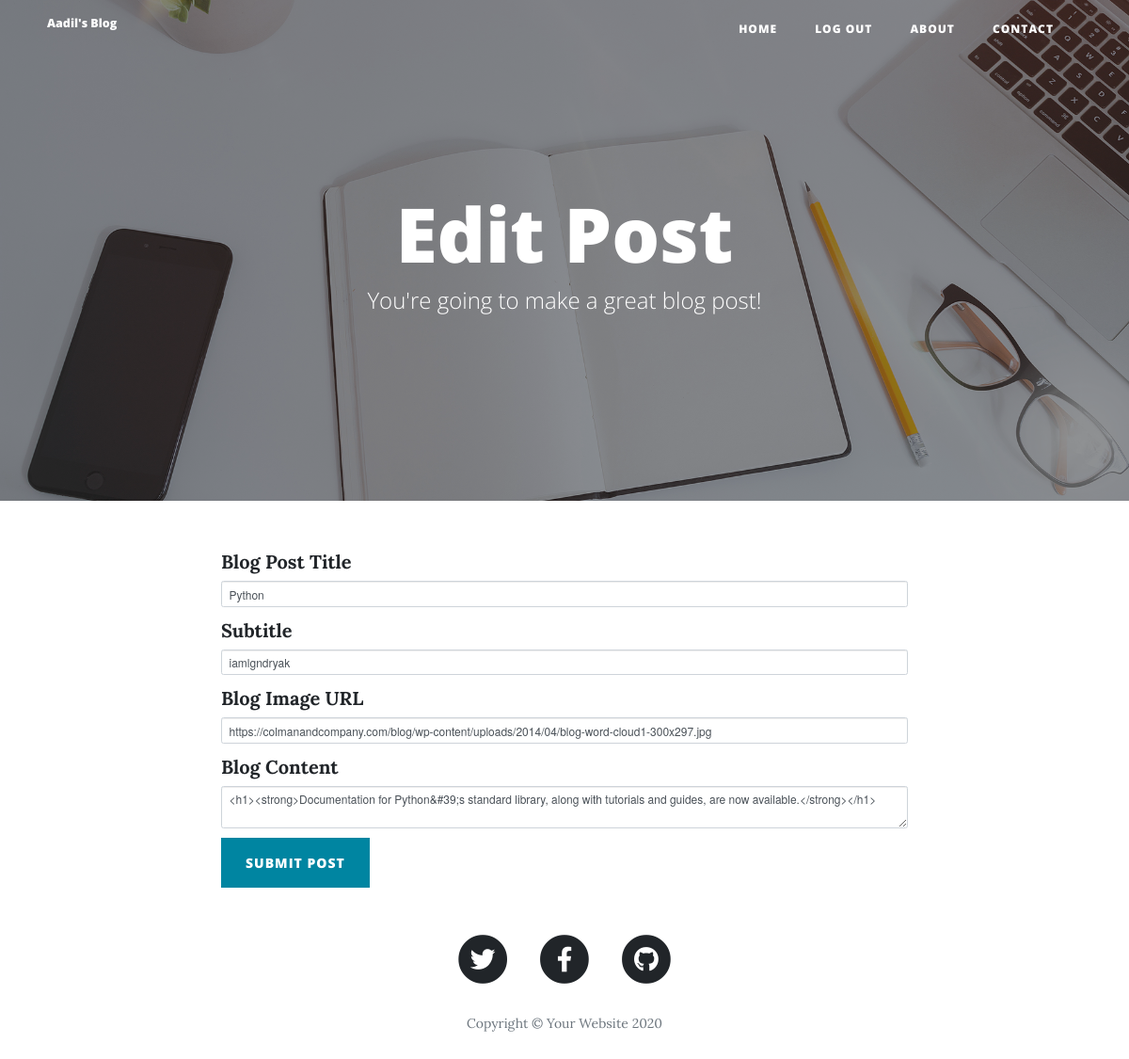
The app's page /edit-post/1 (signed in) with its own data.
### main.py (models this page shows)
class BlogPost(db.Model):
    __tablename__ = "blog_posts"
    id = db.Column(db.Integer, primary_key=True)
    author_id = db.Column(db.Integer, db.ForeignKey("users.id"))
    author = relationship("User", back_populates="posts")
    title = db.Column(db.String(250), unique=True, nullable=False)
    subtitle = db.Column(db.String(250), nullable=False)
    date = db.Column(db.String(250), nullable=False)
    body = db.Column(db.Text, nullable=False)
    img_url = db.Column(db.String(250), nullable=False)
    comments = relationship("Comment", back_populates="parent_post")

### main.py (the view, shortened to what this page needs)
@app.route("/edit-post/<int:post_id>", methods=["GET", "POST"])
@admin_only
def edit_post(post_id):
    post = BlogPost.query.get(post_id)
    edit_form = CreatePostForm(
        title=post.title,
        subtitle=post.subtitle,
        img_url=post.img_url,
        author=current_user,
        body=post.body
    )
    return render_template("make-post.html", form=edit_form, is_edit=True, current_user=current_user)

### forms.py
class CreatePostForm(FlaskForm):
    title = StringField("Blog Post Title", validators=[DataRequired()])
    subtitle = StringField("Subtitle", validators=[DataRequired()])
    img_url = StringField("Blog Image URL", validators=[DataRequired(), URL()])
    body = CKEditorField("Blog Content", validators=[DataRequired()])
    submit = SubmitField("Submit Post")

### main.py (called while the page is built)
@login_manager.user_loader
def load_user(user_id):
    return User.query.get(int(user_id))

def admin_only(f):
    @wraps(f)
    def decorated_function(*args, **kwargs):
        if current_user.id != 1:
            return abort(403)
        return f(*args, **kwargs)
    return decorated_function

### templates/make-post.html (shortened to what this page needs)
{% extends 'bootstrap/base.html' %}
{% import "bootstrap/wtf.html" as wtf %}
{% block content %}
{% include "header.html" %}
  <header class="masthead" style="background-image: url('{{ url_for('static', filename='img/edit-bg.jpg')}}')">
    <div class="overlay"></div>
    <div class="container">
      <div class="row">
        <div class="col-lg-8 col-md-10 mx-auto">
          <div class="page-heading">
            {% if is_edit: %}
            <h1>Edit Post</h1>
            {% else: %}
            <h1>New Post</h1>
            {% endif %}
            <span class="subheading">You're going to make a great blog post!</span>
          </div>
        </div>
      </div>
    </div>
  </header>
  <div class="container">
    <div class="row">
      <div class="col-lg-8 col-md-10 mx-auto">
        {{ wtf.quick_form(form, novalidate=True, button_map={"submit": "primary"}) }}
      </div>
    </div>
  </div>
{% include "footer.html" %}
{% endblock %}

### templates/header.html (shortened to what this page needs)
<!DOCTYPE html>
<html lang="en">
<head>
  <link href="{{ url_for('static', filename='vendor/bootstrap/css/bootstrap.min.css') }}" rel="stylesheet">
  <link href="{{ url_for('static', filename='vendor/fontawesome-free/css/all.min.css')}}" rel="stylesheet" type="text/css">
  <link href="{{ url_for('static', filename='css/clean-blog.min.css')}}" rel="stylesheet">
</head>
<body>
  <nav class="navbar navbar-expand-md navbar-light fixed-top" id="mainNav">
    <div class="container">
      <a class="navbar-brand" href="{{url_for('get_all_posts')}}">Aadil's Blog</a>
      <div class="collapse navbar-collapse" id="navbarResponsive">
        <ul class="navbar-nav ml-auto">
          <li class="nav-item">
            <a class="nav-link" href="{{ url_for('get_all_posts') }}">Home</a>
          </li>
          {% if not current_user.is_authenticated: %}
          <li class="nav-item">
            <a class="nav-link" href="{{ url_for('login') }}">Login</a>
          </li>
          <li class="nav-item">
            <a class="nav-link" href="{{ url_for('register') }}">Register</a>
          </li>
          {% else: %}
          <li class="nav-item">
            <a class="nav-link" href="{{ url_for('logout') }}">Log Out</a>
          </li>
          {% endif %}
          <li class="nav-item">
            <a class="nav-link" href="{{ url_for('about') }}">About</a>
          </li>
          <li class="nav-item">
            <a class="nav-link" href="{{ url_for('contact') }}">Contact</a>
          </li>
        </ul>
      </div>
    </div>
  </nav>

### templates/footer.html (shortened to what this page needs)
  <footer>
    <div class="container">
      <div class="row">
        <div class="col-lg-8 col-md-10 mx-auto">
          <ul class="list-inline text-center">
            <li class="list-inline-item">
              <a href="#">
                <span class="fa-stack fa-lg">
                  <i class="fas fa-circle fa-stack-2x"></i>
                  <i class="fab fa-twitter fa-stack-1x fa-inverse"></i>
                </span>
              </a>
            </li>
            <li class="list-inline-item">
              <a href="#">
                <span class="fa-stack fa-lg">
                  <i class="fas fa-circle fa-stack-2x"></i>
                  <i class="fab fa-facebook-f fa-stack-1x fa-inverse"></i>
                </span>
              </a>
            </li>
            <li class="list-inline-item">
              <a href="#">
                <span class="fa-stack fa-lg">
                  <i class="fas fa-circle fa-stack-2x"></i>
                  <i class="fab fa-github fa-stack-1x fa-inverse"></i>
                </span>
              </a>
            </li>
          </ul>
          <p class="copyright text-muted">Copyright &copy; Your Website 2020</p>
        </div>
      </div>
    </div>
  </footer>
</body>
</html>

### records on screen
BlogPost: title "Python", subtitle "iamlgndryak", img_url "https://colmanandcompany.com/blog/wp-content/uploads/2014/04/blog-word-cloud1-300x297.jpg", body "<h1><strong>Documentation for Python&#39;s standard library, along with tutorials and guides, are now available.</strong></h1>"
